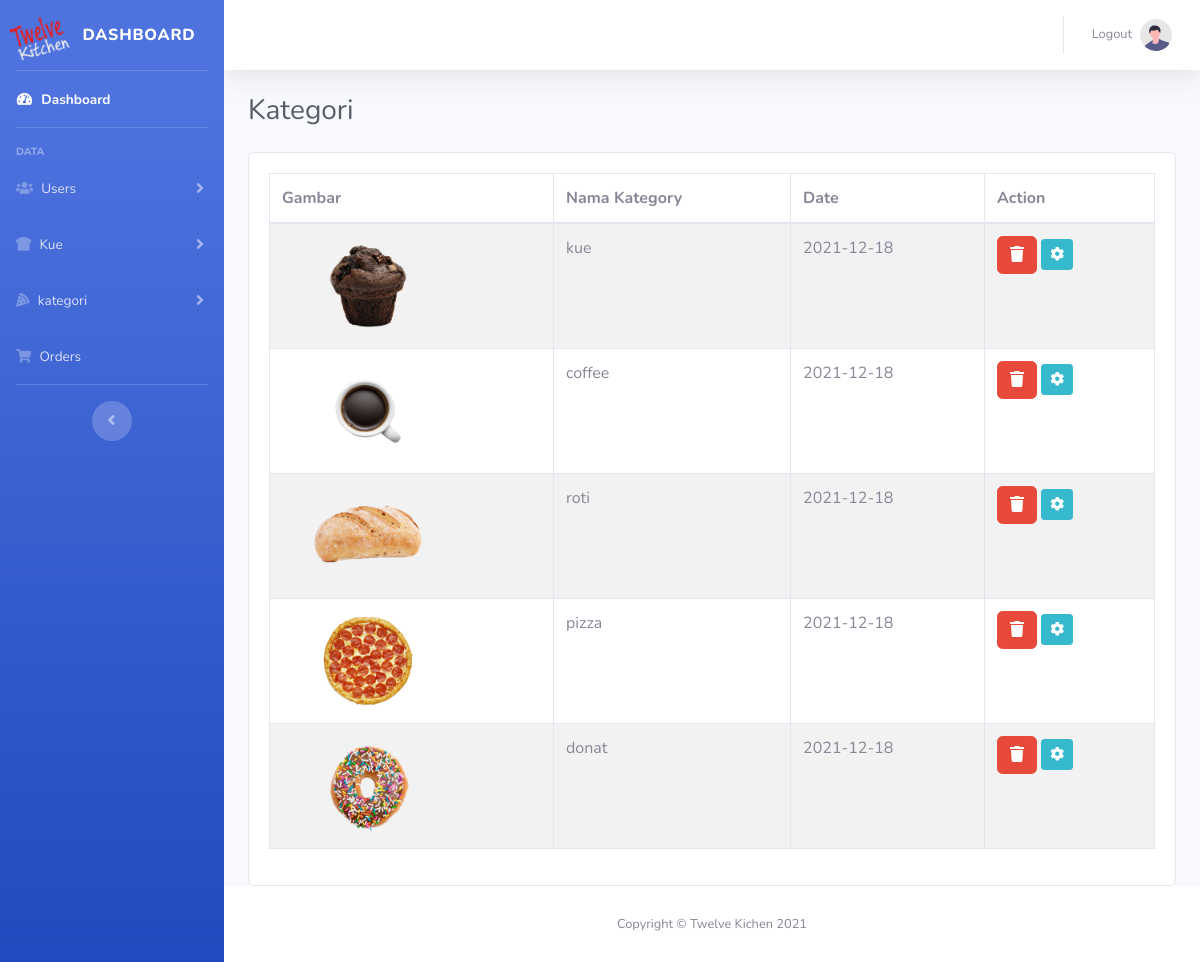
/admin/allkate.php (signed in), run on an earlier commit of the app's database.
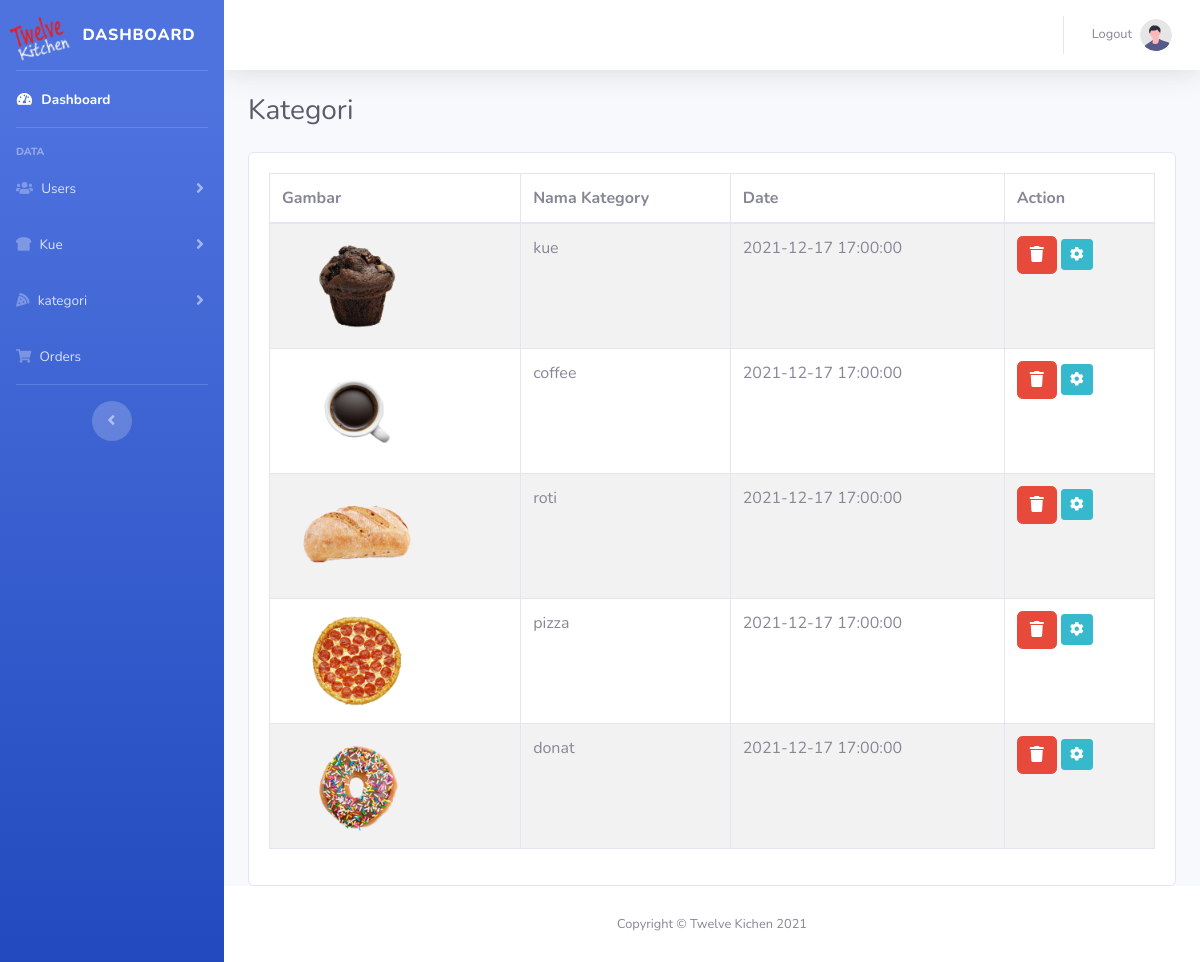
And on a later commit of the database.
### tables this page shows
CREATE TABLE `kategori` (
  `idkate` int(11) NOT NULL,
  `gambark` text NOT NULL,
  `namakate` varchar(200) DEFAULT NULL,
  `date` timestamp NOT NULL DEFAULT current_timestamp()
);

### admin/allkate.php (the view, shortened to what this page needs)
<?php
    include('./includes/header.php');
    include('./includes/slidebar.php');
    include('./includes/top.php');
 ?>
                 <div class="container-fluid">
<div class="d-sm-flex align-items-center justify-content-between mb-4">
    <h1 class="h3 mb-0 text-gray-800">Kategori</h1>
</div>
 <div class="row">
                    <div class="col-12">
                        <div class="card">
                            <div class="card-body">
                                <div class="table-responsive m-t-40">
                                    <table id="myTable" class="table table-bordered table-striped">
                                        <thead>
                                            <tr>
                                                <th>Gambar</th>
                                                <th>Nama Kategory</th>
                                                <th>Date</th>
												  <th>Action</th>
                                            </tr>
                                        </thead>
                                        <tbody>
											<?php
												$sql="SELECT * FROM kategori order by idkate desc";
												$query=mysqli_query($koneksi,$sql);
													if(!mysqli_num_rows($query) > 0 )
														{
															echo '<td colspan="7"><center>No User-Data!</center></td>';
														}
													else
														{
																	while($rows=mysqli_fetch_array($query))
																		{
																					echo ' <tr>
                                                                                                <td><div class="col-md-3 col-lg-8 m-b-10">
                                                                                                    <center><img src="../image/'.$rows['gambark'].'" class="img-responsive  radius" style="max-height:100px;max-width:150px;" /></center></td>
																								<td>'.$rows['namakate'].'</td>
																								<td>'.$rows['date'].'</td>
																									 <td><a href="delete_kate.php?kate_del='.$rows['idkate'].'" class="btn btn-danger btn-flat btn-addon btn-xs m-b-10"><i class="fas fa-trash" style="font-size:16px"></i></a>
																									 <a href="update_kate.php?kate_upd='.$rows['idkate'].'" " class="btn btn-info btn-flat btn-addon btn-sm m-b-10 m-l-5"><i class="fas fa-cog"></i></a>
																									</td></tr>';
																		}
														}
											?>
                                        </tbody>
                                    </table>
                                </div>
                            </div>
                        </div>
						 </div>
                            </div>
<?php
    include('./includes/footer.php');
?>

What changed in the data, as far as the page shows it:
changed kategori "kue": date "2021-12-18" → "2021-12-17 17:00:00"
changed kategori "coffee": date "2021-12-18" → "2021-12-17 17:00:00"
changed kategori "roti": date "2021-12-18" → "2021-12-17 17:00:00"
changed kategori "pizza": date "2021-12-18" → "2021-12-17 17:00:00"
changed kategori "donat": date "2021-12-18" → "2021-12-17 17:00:00"
